Frame 1 (no input): blank canvas, image omitted
Frame 60 (the mouse pressed at the canvas centre just before this capture): blank canvas, image omitted
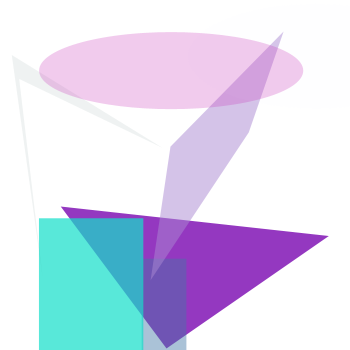
Frame 120 (the mouse held since frame 60 and released just before this capture)

The Processing sketch whose frames 1 and 60 were blank and that drew this single picture after the mouse press (run headless with seeded random() and noise(); from frame 60 on, the mouse is pressed at the canvas centre):

// Processing sketch: random_shapes
// ── random_shapes.pde

void setup(){
size(350,350);
 
 
noStroke();
smooth();
}


void draw(){
 
 if(mousePressed){
  
    background(255);
    
fill(random(255),random(255),random(255),random(255));
    triangle(random(width),random(height),  random(width),random(height),  random(width),random(height));

     
     
     
     
     
fill(random(255),random(255),random(255),random(255));
    rect(random(width),random(height),  random(width),random(height));

     
fill(random(255),random(255),random(255),random(255));
    rect(random(width),random(height),  random(width),random(height));

     
    
fill(random(255),random(255),random(255),random(255));
    quad(random(width),random(height),  random(width),random(height),  random(width),random(height), random(width),random(height));

     
     
     
fill(random(255),random(255),random(255),random(255));
    quad(random(width),random(height),  random(width),random(height),  random(width),random(height), random(width),random(height));
     
 
fill(random(255),random(255),random(255),random(255));
    ellipse( random(width),random(height),  random(width),random(height));

     
    fill(random(255),random(255),random(255),random(255));
    ellipse( random(width),random(height),  random(width),random(height));
    
 }

}
